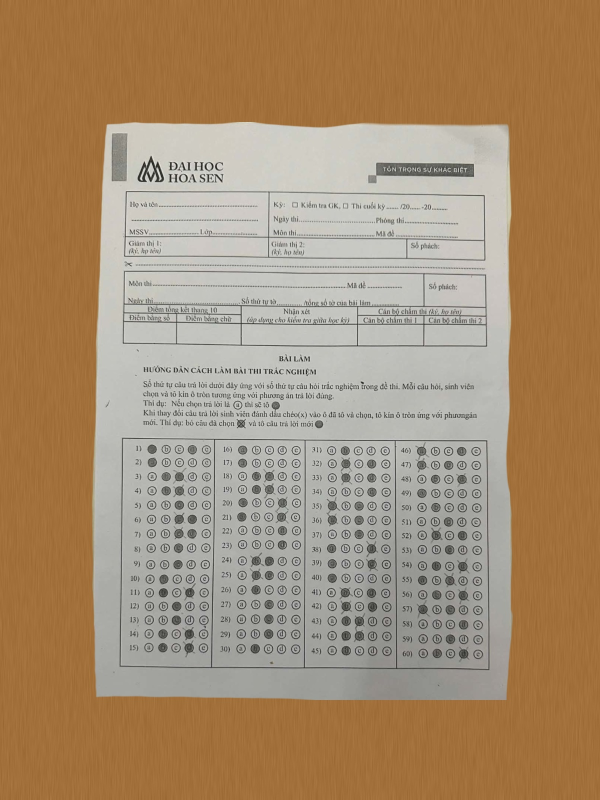
#> input picture src/test/0001.jpg, 1200 x 1600 px (shown at 1/2 size); its folder holds only this picture in this run
$ python test_pipeline.py
#> lines starting #> are read from the running program, lines starting #| are printed output that depends on the picture; after the words box and inside, x2 and y2 are one past the last pixel; in counts of white or black regions, pixels touching at a corner belong together
import os
import json
import glob
import cv2
import numpy as np


class A4GridScanner:
    """
    Pipeline xử lý quét tờ giấy A4 và phân vùng ô kẻ sẵn.
    Chạy thuần OpenCV kết hợp cấu trúc On-Device AI Placeholder.
    """
    def __init__(self, target_width=1650, target_height=2338, onnx_model_path=None):
#> in process_file, image is the input picture: shape (1600, 1200, 3); mean B, G, R 112.4, 142, 167.3
        self.target_w = target_width
        self.target_h = target_height
        self.onnx_model_path = onnx_model_path
        self.session = None

        # Nối với mô hình AI (YOLOv8-OBB INT8) nếu có file onnx
        if self.onnx_model_path and os.path.exists(self.onnx_model_path):
            try:
                import onnxruntime as ort
                self.session = ort.InferenceSession(self.onnx_model_path)
            except Exception as e:
                print(f"[WARN] Không thể khởi tạo ONNX runtime: {e}. Chuyển sang OpenCV fallback.")

    def _order_points(self, pts):
        """ Sắp xếp 4 tọa độ đỉnh theo thứ tự: Top-Left, Top-Right, Bottom-Right, Bottom-Left """
        rect = np.zeros((4, 2), dtype="float32")
        s = pts.sum(axis=1)
        rect[0] = pts[np.argmin(s)]
        rect[2] = pts[np.argmax(s)]

        diff = np.diff(pts, axis=1)
        rect[1] = pts[np.argmin(diff)]
        rect[3] = pts[np.argmax(diff)]
        return rect

    def detect_and_warp(self, image):
        """ Giai đoạn 1: Phát hiện 4 góc A4 và nắn phẳng (Perspective Transform) """
        orig_h, orig_w = image.shape[:2]
#> orig_h = 1600; orig_w = 1200

        # Nếu có ONNX Session, ưu tiên nhận diện 4 góc bằng AI
        if self.session is not None:
            # Code suy luận từ mô hình ONNX sẽ xử lý tại đây
            pass

        # Thuật toán OpenCV Fallback
        gray = cv2.cvtColor(image, cv2.COLOR_BGR2GRAY)
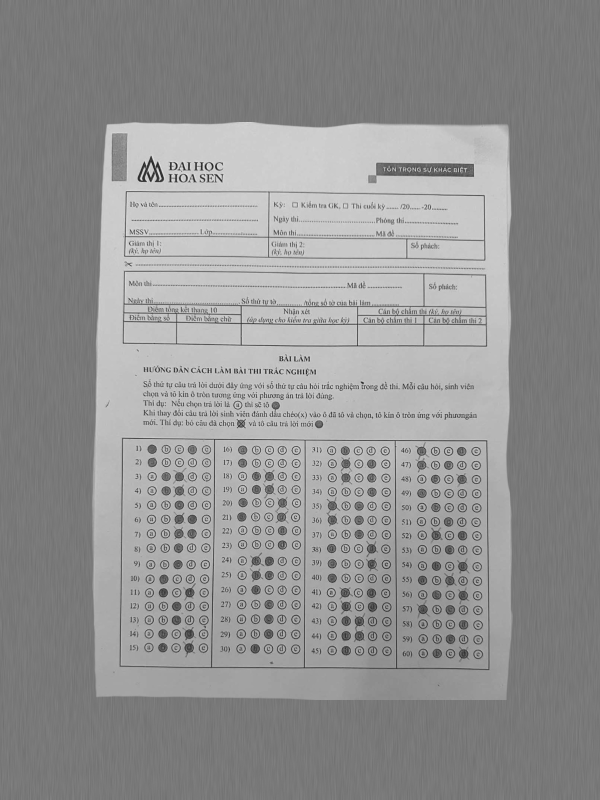
#> gray: shape (1600, 1200) (shown at 1/2 size); min 9, max 247, mean 146.2
        blurred = cv2.GaussianBlur(gray, (5, 5), 0)
        edged = cv2.Canny(blurred, 50, 200)
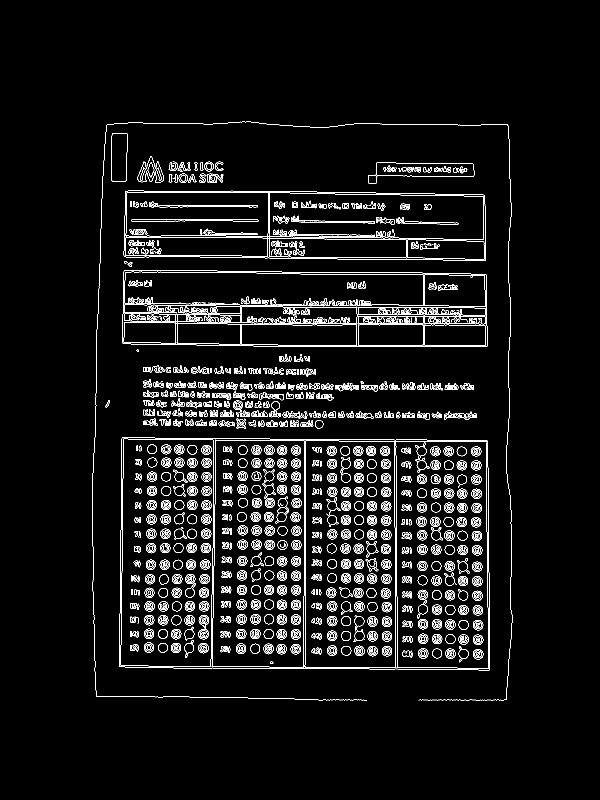
#> edged: shape (1600, 1200) (shown at 1/2 size); 4.9% white in thin lines or dots, all inside (x1, y1, x2, y2) = (184, 243, 1026, 1401)

        contours, _ = cv2.findContours(edged.copy(), cv2.RETR_LIST, cv2.CHAIN_APPROX_SIMPLE)
#> contours = 2606 contours, 722 with area under 20; largest, box (x1, y1, x2, y2) and area: (238, 875, 980, 1341) 337811, (244, 541, 975, 694) 107514, (244, 541, 975, 694) 107510, (247, 381, 972, 522) 95401, (238, 875, 975, 1338) 89175
        contours = sorted(contours, key=cv2.contourArea, reverse=True)[:5]
#> contours = 5 contours; box (x1, y1, x2, y2) and area: (238, 875, 980, 1341) 337811, (244, 541, 975, 694) 107514, (244, 541, 975, 694) 107510, (247, 381, 972, 522) 95401, (238, 875, 975, 1338) 89175

        doc_cnt = None
        for c in contours:
            peri = cv2.arcLength(c, True)
            approx = cv2.approxPolyDP(c, 0.02 * peri, True)
            if len(approx) == 4:
                doc_cnt = approx
                break
#> this loop made 1 pass
#> (peri, doc_cnt) on pass 1: (2403.4, [[244, 875], [239, 1333], [978, 1340], [973, 880]])

        if doc_cnt is None:
            # Lấy toàn bộ biên ảnh nếu không tìm thấy đa giác 4 đỉnh
            pts1 = np.float32([[0, 0], [orig_w, 0], [orig_w, orig_h], [0, orig_h]])
        else:
            pts1 = self._order_points(doc_cnt.reshape(4, 2))
#> in _order_points, `s = pts.sum(axis=1)`: s = [1119, 1572, 2318, 1853]
#> in _order_points, `diff = np.diff(pts, axis=1)`: diff = [631, 1094, 362, -93]
#> pts1 = [[244, 875], [973, 880], [978, 1340], [239, 1333]]

        # Khung A4 phẳng chuẩn
        pts2 = np.float32([
            [0, 0],
            [self.target_w - 1, 0],
            [self.target_w - 1, self.target_h - 1],
            [0, self.target_h - 1]
        ])

        matrix = cv2.getPerspectiveTransform(pts1, pts2)
#> matrix = [[2.34, 0.0255, -592.2], [-0.0365, 5.32, -4644.9], [5.66e-06, 3.08e-05, 1]]
        warped = cv2.warpPerspective(image, matrix, (self.target_w, self.target_h))
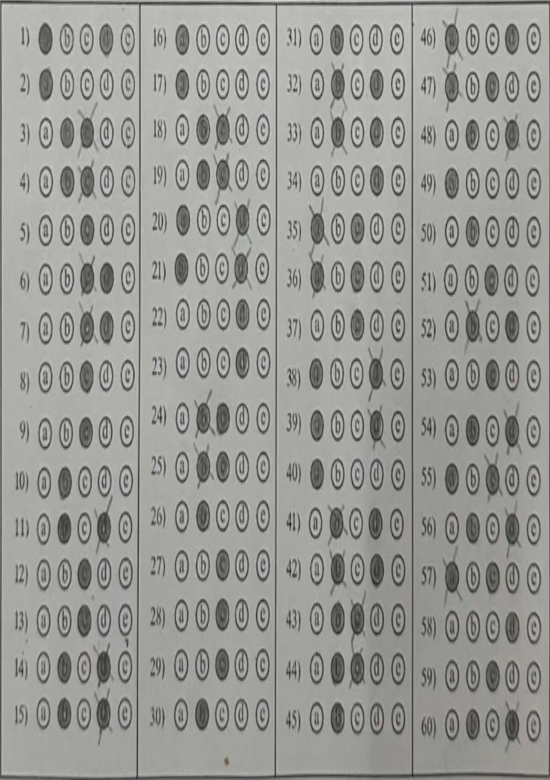
#> warped: shape (2338, 1650, 3) (shown at 1/3 size); mean B, G, R 148.8, 153.6, 152.8
        return warped

    def preprocess(self, warped_img):
        """ Giai đoạn 2: Cân bằng ánh sáng, khử bóng đổ & nhị phân hóa thích ứng """
        gray = cv2.cvtColor(warped_img, cv2.COLOR_BGR2GRAY)
#> gray: shape (2338, 1650)

        # Triệt tiêu bóng bằng CLAHE
        clahe = cv2.createCLAHE(clipLimit=2.0, tileGridSize=(8, 8))
        equalized = clahe.apply(gray)
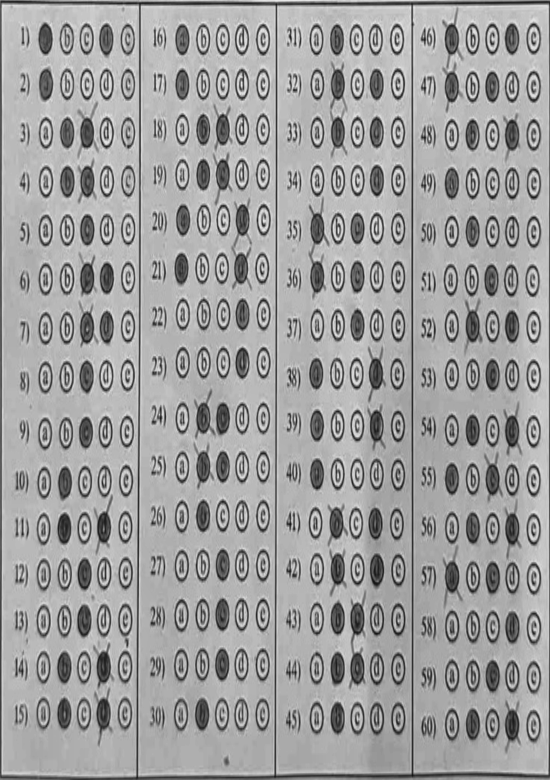
#> equalized: shape (2338, 1650) (shown at 1/3 size); min 10, max 238, mean 159.3

        # Nhị phân hóa Adaptive Gaussian
        binary = cv2.adaptiveThreshold(
            equalized, 255, cv2.ADAPTIVE_THRESH_GAUSSIAN_C,
            cv2.THRESH_BINARY_INV, 15, 8
        )
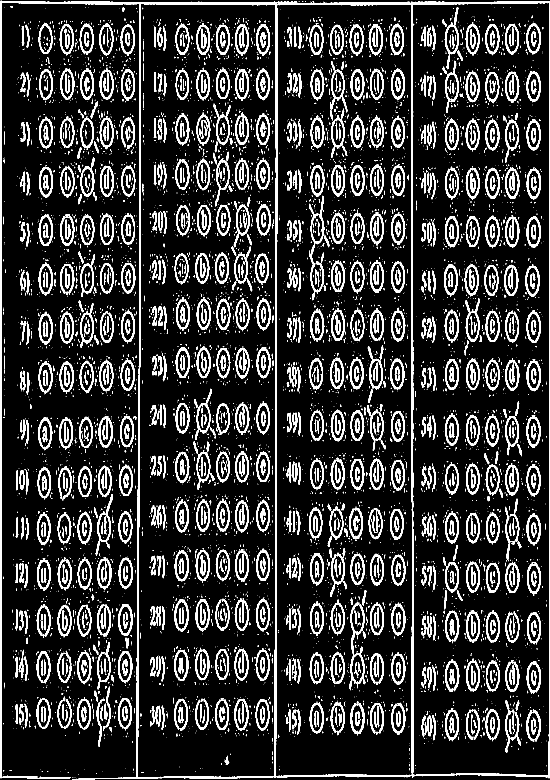
#> binary: shape (2338, 1650) (shown at 1/3 size); 14.9% white; 7226 white regions (5948 under 20 px), largest, box (x1, y1, x2, y2) and area: (0, 2, 1650, 2338) 62403, (927, 587, 973, 901) 2667, (1047, 1807, 1096, 2071) 2630
        return binary

    def extract_grid_cells(self, binary_img, min_area=1000, max_area=500000):
        """ Giai đoạn 3: Phân vùng ô kẻ bằng Morphological Operations """
#> called with min_area = 1000, max_area = 500000
        h, w = binary_img.shape
#> h = 2338; w = 1650

        # Lọc nét kẻ ngang
        horiz_kernel = cv2.getStructuringElement(cv2.MORPH_RECT, (w // 30, 1))
        horiz_lines = cv2.morphologyEx(binary_img, cv2.MORPH_OPEN, horiz_kernel, iterations=2)
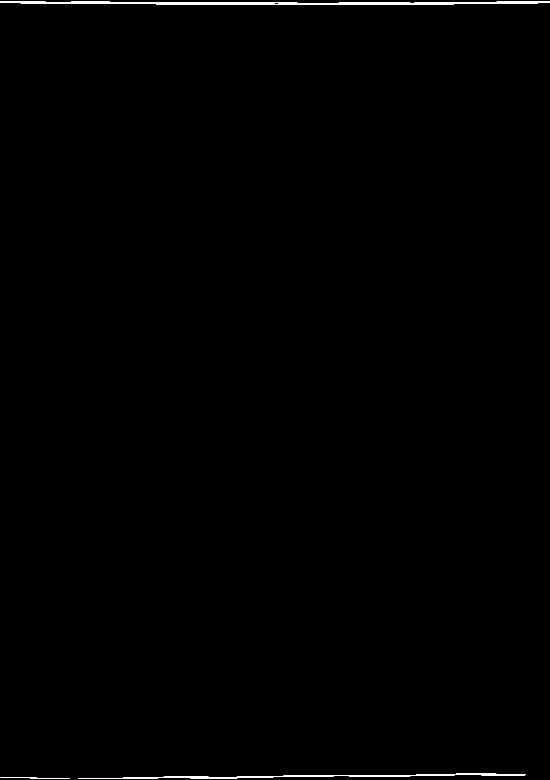
#> horiz_lines: shape (2338, 1650) (shown at 1/3 size); 0.37% white; 5 white regions, box (x1, y1, x2, y2) and area: (1, 3, 1650, 15) 9538, (235, 2325, 1090, 2337) 2799, (1047, 2321, 1578, 2330) 1874, (90, 2334, 210, 2335) 120, (1, 2331, 110, 2332) 109

        # Lọc nét kẻ dọc
        vert_kernel = cv2.getStructuringElement(cv2.MORPH_RECT, (1, h // 30))
#> vert_kernel = 77 values from 1 to 1
        vert_lines = cv2.morphologyEx(binary_img, cv2.MORPH_OPEN, vert_kernel, iterations=2)
#> vert_lines: shape (2338, 1650); 1.1% white; 5 white regions, box (x1, y1, x2, y2) and area: (824, 6, 832, 2334) 10166, (410, 7, 422, 2337) 9744, (1235, 5, 1240, 2333) 9495, (1, 2, 5, 2335) 8424, (1647, 4, 1650, 2335) 4793

        # Hợp nhất đường kẻ tạo lưới ô
        grid_mask = cv2.add(horiz_lines, vert_lines)
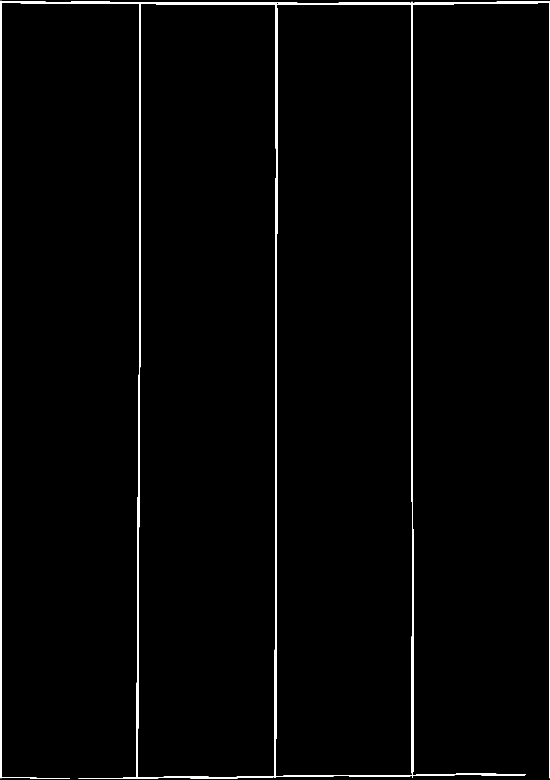
#> grid_mask: shape (2338, 1650) (shown at 1/3 size); 1.5% white; 2 white regions

        # Tìm các đường viền khép kín đại diện cho ô
        contours, _ = cv2.findContours(grid_mask, cv2.RETR_TREE, cv2.CHAIN_APPROX_SIMPLE)
#> contours = 5 contours, 3 with area under 20; largest, box (x1, y1, x2, y2) and area: (1, 2, 1650, 2337) 987688, (413, 11, 829, 2334) 945730

        cells = []
        for c in contours:
            x, y, bw, bh = cv2.boundingRect(c)
            area = bw * bh

            # Lọc nhiễu theo diện tích ô và kích thước tối thiểu
            if min_area < area < max_area and bw > 25 and bh > 25:
                cells.append((x, y, bw, bh))
#> this loop made 5 passes
#> (x, y, bw, bh, area) on passes 2, 4, 5: (1, 2, 1649, 2335, 3850415), (413, 11, 416, 2323, 966368), (823, 8, 5, 6, 30)
#> (c, x, y, bw, bh, area) on pass 1: ([[90, 2334], [209, 2334]], 90, 2334, 120, 1, 120)
#> after the loop, cells = []

        # Sắp xếp thứ tự các ô từ trên xuống dưới, từ trái sang phải
        cells = sorted(cells, key=lambda b: (b[1] // 30, b[0]))
        return cells, grid_mask

    def process_file(self, img_path, output_dir):
        """ Giai đoạn 4: Đưa qua Pipeline, cắt vùng ảnh ô & xuất kết quả JSON """
        image = cv2.imread(img_path)
        if image is None:
            print(f"[ERROR] Không đọc được ảnh từ: {img_path}")
            return

        base_name = os.path.splitext(os.path.basename(img_path))[0]
        save_dir = os.path.join(output_dir, base_name)
        crops_dir = os.path.join(save_dir, "crops")
        os.makedirs(crops_dir, exist_ok=True)

        # 1. Nắn phẳng A4
        warped = self.detect_and_warp(image)

        # 2. Khử bóng & nhị phân hóa
        binary = self.preprocess(warped)

        # 3. Phân vùng ô lưới
        cells, _ = self.extract_grid_cells(binary)
#> cells = []

        # 4. Trích xuất vùng và lưu kết quả
        debug_img = warped.copy()
        metadata = {
            "source_image": img_path,
            "target_size": [self.target_w, self.target_h],
            "total_cells_found": len(cells),
            "regions": []
        }

        for idx, (x, y, w, h) in enumerate(cells):
            cell_id = f"cell_{idx+1:03d}"

            # Cắt ảnh nhỏ của ô
            crop = warped[y:y+h, x:x+w]
            crop_filename = f"{cell_id}.png"
            crop_path = os.path.join(crops_dir, crop_filename)
            cv2.imwrite(crop_path, crop)

            # Vẽ ô lên ảnh debug
            cv2.rectangle(debug_img, (x, y), (x + w, y + h), (0, 255, 0), 2)
            cv2.putText(debug_img, str(idx+1), (x+5, y+20),
                        cv2.FONT_HERSHEY_SIMPLEX, 0.6, (0, 0, 255), 2)

            metadata["regions"].append({
                "id": cell_id,
                "bbox": [x, y, w, h],
                "crop_path": os.path.relpath(crop_path, save_dir)
            })
#> this loop made 0 passes

        # Xuất file ảnh & JSON
        cv2.imwrite(os.path.join(save_dir, "warped_a4.png"), warped)
        cv2.imwrite(os.path.join(save_dir, "debug_grid.png"), debug_img)

        with open(os.path.join(save_dir, "layout_info.json"), "w", encoding="utf-8") as f:
            json.dump(metadata, f, ensure_ascii=False, indent=2)

        print(f"[SUCCESS] {base_name}: Đã trích xuất {len(cells)} ô -> {save_dir}")
#| [SUCCESS] 0001: Đã trích xuất 0 ô -> src/output/0001


def main():
    # Tự động định vị thư mục dựa trên đường dẫn file script (TNAI/src/)
    src_dir = os.path.dirname(os.path.abspath(__file__))
    test_dir = os.path.join(src_dir, "test")
    output_dir = os.path.join(src_dir, "output")

    if not os.path.exists(test_dir):
        os.makedirs(test_dir, exist_ok=True)
        print(f"[INFO] Đã tạo thư mục test tại '{test_dir}'. Hãy thả ảnh vào đây để chạy thử.")
        return

    # Lấy danh sách ảnh trong TNAI/src/test/
    valid_extensions = ("*.jpg", "*.jpeg", "*.png", "*.bmp")
    image_paths = []
    for ext in valid_extensions:
        image_paths.extend(glob.glob(os.path.join(test_dir, ext)))

    if not image_paths:
        print(f"[WARN] Thư mục '{test_dir}' đang trống. Hãy thêm file ảnh vào.")
        return

    # Khởi tạo scanner
    scanner = A4GridScanner(target_width=1650, target_height=2338)

    print(f"Thực thi pipeline trên {len(image_paths)} file ảnh...\n")
    for img_path in image_paths:
        scanner.process_file(img_path, output_dir)


if __name__ == "__main__":
    main()
